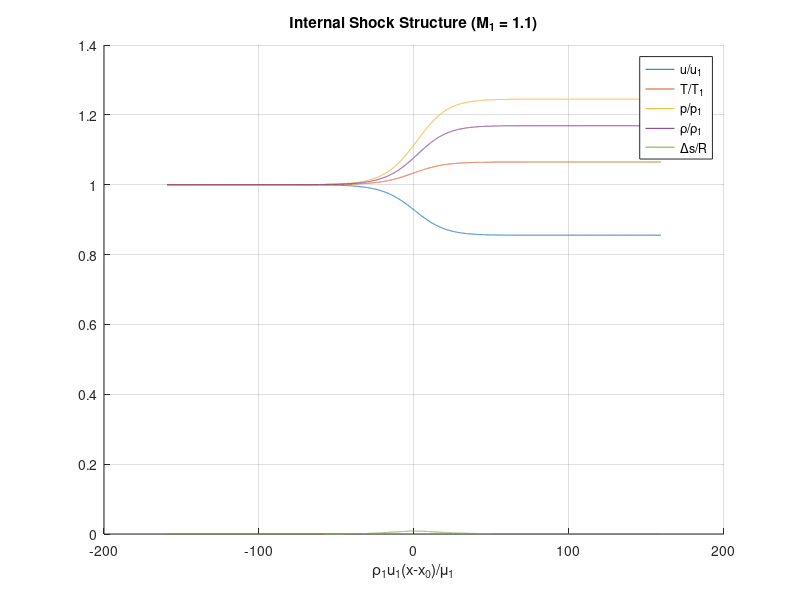

This figure's MATLAB source:
close all
clear
clc


%% Computational parameters (user defined)
% Guess itermax and dx depending on the assumed shock thickness
itermax=15000;  % Maximum marching steps
dx=-1e-9;       % Marching direction/distance, m
epsi=1e-8;      % Deviation at starting condition to begin march


%% Flow parameters (user defined)
% Calorically perfect gas
gamma=1.4;
R=287;                % m^2/s^2-K
cp=R*gamma/(gamma-1);
mu0=1.716e-5;         % N-s/m^2
n_mu=0.666;
k0=0.0241;            % W/m-K
n_k=0.81;
T0=273;               % K


%% Shock upstream parameters (station 1) (user defined)
M1=1.1;
T1=290;   % K
p1=101e3; % Pa


%% Shock upstream conditions (station 1) (computed)
rho1=p1/(R*T1);
a1=sqrt(gamma*R*T1);
u1=M1*a1;
mu1=mu0*(T1/T0)^n_mu;
h1=cp*T1;
h01=h1+u1.^2/2;


%% Conserved quantities across the shock (here computed using upstream values)
A=rho1*u1;
B=rho1*u1^2+p1;
C=rho1*u1*h01;


%% Shock downstream conditions (station 2)
% Computed from conserved quantities A, B, C
u2=(B-sqrt(B^2-4*A*(1-R/2/cp)*(R*C/cp)))/(2*A*(1-R/2/cp));
rho2=A/u2;
T2=1/cp*(C/A-u2^2/2);
p2=rho2*R*T2;


%% Midpoint velocity used for coordinate shift calculation
u_mid=(u1+u2)/2;


%% Euler method (marching scheme) to evaluate equations derived from NS equations across shock
x=0;
u=(1+epsi)*u2; % Marching scheme requires slight gradient to begin
T=(1-epsi)*T2;

for iter=1:itermax
    % Recasted Navier-Stokes equations (dudx and dTdx)
    p_old=A/u(end)*R*T(end);
    mu_old=mu0*(T(end)/T0)^n_mu;
    k_old=k0*(T(end)/T0)^n_k;
    h_old=cp*T(end);

    dudx_old=3/4/mu_old*(A*u(end)+p_old-B); % Momentum equation
    u_new=u(end)+dudx_old*dx; % Euler method

    dTdx_old=1/k_old*(A*(h_old-u(end)^2/2)+(B-p_old)*u(end)-C); % Energy equation
    T_new=T(end)+dTdx_old*dx;

    x_new=x(end)+dx; % March in dx direction

    % Add latest step to entire vector (x, u, T span entire shock width)
    x=[x;x_new];
    u=[u;u_new];
    T=[T;T_new];

    % Compute value to shift all x-values such that x-x0=0 corresponts to middle of shock thickness
    ind_mid=find(u>=u_mid);
    if ~isempty(ind_mid)
        ind_mid=ind_mid(1);
        x_0=x(ind_mid); % Value to shift x
    else
        x_0=0;
    end

    % Integration stopping criteria
    if abs((u(end)-u1)/u1)<=1e-3&&abs(x(end))>=abs(2*x_0)
        break
    end
end


%% Remaining flow properties after integration
rho=A./u;
p=rho*R.*T;
ds=cp*log(T/T1)-R*log(p/p1);


%% Shock Thickness (Poggie Textbook Method)
ind_xa=find((u1-u)/(u1-u2)<=0.01);
    if ~isempty(ind_xa)
        ind_xa=ind_xa(1);
    end
ind_xb=find((u1-u)/(u1-u2)<=0.99);
    if ~isempty(ind_xb)
        ind_xb=ind_xb(1);
    end
xt=abs(x(ind_xa)-x(ind_xb));

Re_xt=rho1*u1*xt/mu1; % Nondim thickness in terms of Reynolds number
lambda=mu1/(0.67*rho1*a1); % Mean free path
xt_lambda=xt/lambda; % Nondim thickness in terms of mean free path


%% Plot internal shock structure
x_nondim=rho1*u1*(x-x_0)/mu1; % Nondim distance along shock width

figure
hold on
plot(x_nondim,u/u1,'DisplayName','u/u_1')
plot(x_nondim,T/T1,'DisplayName','T/T_1')
plot(x_nondim,p/p1,'DisplayName','p/p_1')
plot(x_nondim,rho/rho1,'DisplayName','\rho/\rho_1')
plot(x_nondim,ds/R,'DisplayName','\Deltas/R')
hold off
grid on
legend(gca,'show')
xlabel('\rho_{1}u_{1}(x-x_0)/\mu_1')

title_string=sprintf('Internal Shock Structure (M_1 = %1.1f)',M1);
title(title_string)